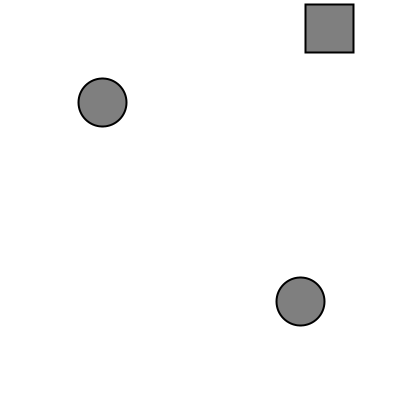
Frame 1 (no input)
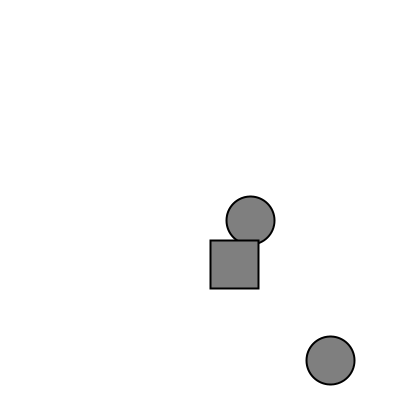
Frame 60 (the mouse pressed at the canvas centre just before this capture)
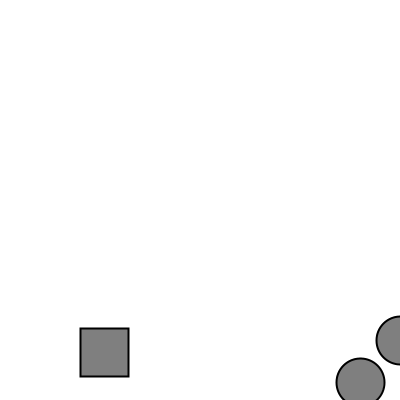
Frame 120 (the mouse held since frame 60 and released just before this capture)

The Processing sketch that drew these frames (run headless with seeded random() and noise(); from frame 60 on, the mouse is pressed at the canvas centre):

// Processing sketch: aula14_grupo02_exercicio03
// ── aula14_grupo02_exercicio03.pde
// The Nature of Code, 1.2 com vectores
PVector position, position2, maria1;
PVector velocity, velocity2, manel1;
void setup() {
  size(400, 400);
  position = new PVector(100, 100);
  velocity = new PVector(2.5, 2);
  position2 = new PVector(300, 300);
  velocity2 = new PVector(0.5, 1);
  maria1 = new PVector(300, 0);
  manel1 = new PVector(5, 4);
}

void draw() {
  background(255);
  position.add(velocity);
  position2.add(velocity2);
  maria1.add(manel1);

  //We still sometimes need to refer to the individual components of a PVector and can do so using the dot syntax: position.x, velocity.y, etc.
  if (position.x > width || position.x < 0) {
    velocity.x = velocity.x * -1;
  }
  if (position.y > height || position.y < 0) {
    velocity.y = velocity.y * -1;
  }

  if (position2.x > width || position2.x < 0) {
    velocity2.x = velocity2.x * -1;
  }
  if (position2.y > height || position2.y < 0) {
    velocity2.y = velocity2.y * -1;
  }
  
    if (maria1.x > width || maria1.x < 0) {
    manel1.x = manel1.x * -1;
  }
  if (maria1.y > height || maria1.y < 0) {
    manel1.y = manel1.y * -1;
  }

  stroke(0);
  fill(127);
  strokeWeight(2);
  circle(position.x, position.y, 48);
  ellipse(position2.x, position2.y, 48,48);
  rect(maria1.x, maria1.y, 48,48);
}
